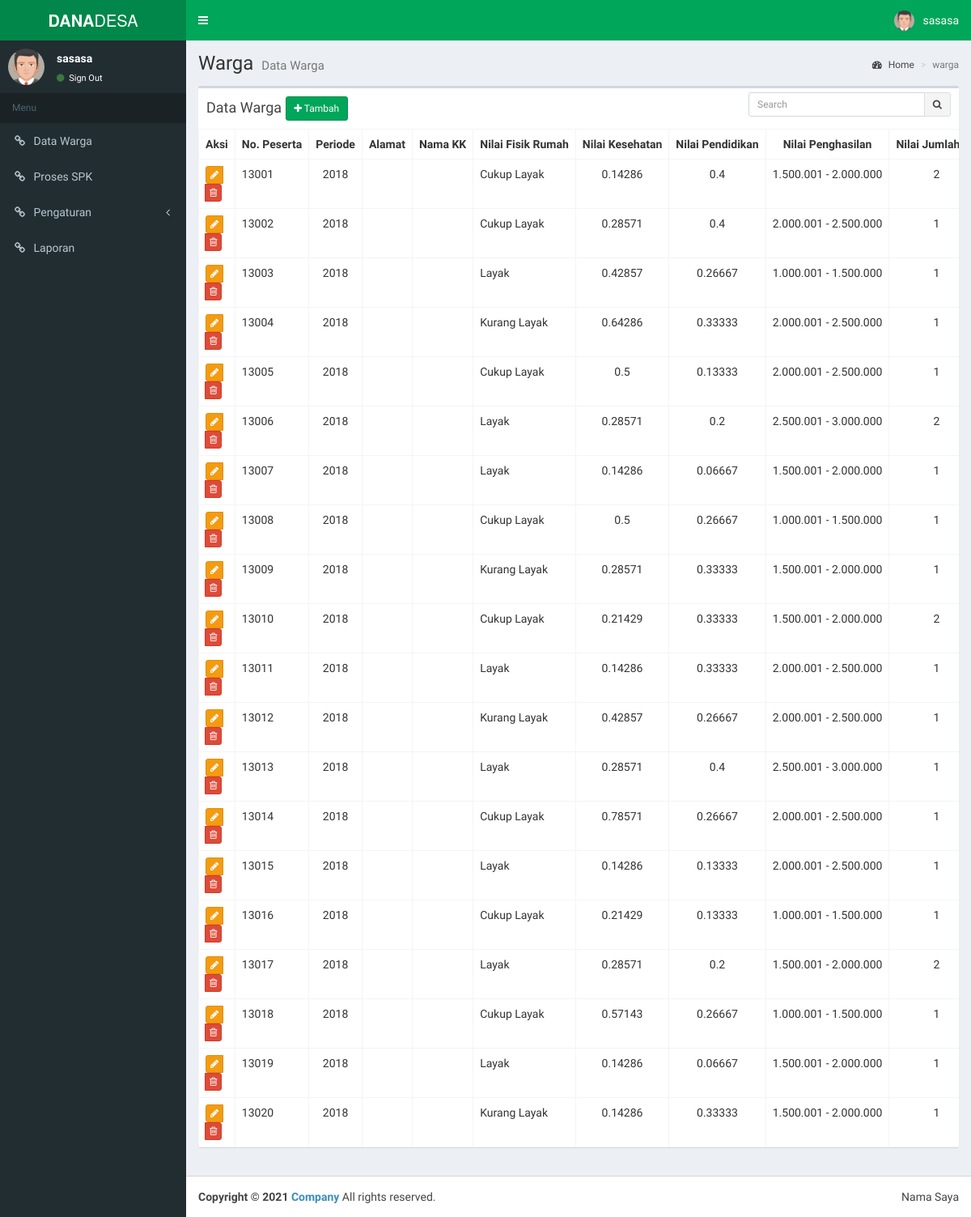
The app's page /pages/warga/index.php (signed in) with its own data.
### tables this page shows
CREATE TABLE `data_warga`  (
  `no_peserta` varchar(10) NOT NULL,
  `id_periode` int(2) NULL DEFAULT NULL,
  `alamat` text NULL,
  `desa` varchar(30) NULL DEFAULT NULL,
  `nama_kk` varchar(30) NULL DEFAULT NULL,
  `nilai_fisik_rumah` double NULL DEFAULT NULL,
  `nilai_kesehatan` double NULL DEFAULT NULL,
  `nilai_pendidikan` double NULL DEFAULT NULL,
  `nilai_penghasilan` double NULL DEFAULT NULL,
  `nilai_jumlah_kk` double NULL DEFAULT NULL,
  `nilai_kondisi_alam` double NULL DEFAULT NULL,
  PRIMARY KEY (`no_peserta`) USING BTREE,
  INDEX `FK_data_warga`(`id_periode`) USING BTREE,
  CONSTRAINT `FK_data_warga` FOREIGN KEY (`id_periode`) REFERENCES `periode` (`id_periode`) ON DELETE RESTRICT ON UPDATE RESTRICT
);

CREATE TABLE `periode`  (
  `id_periode` int(2) NOT NULL AUTO_INCREMENT,
  `tahun` year(4) NULL DEFAULT NULL,
  PRIMARY KEY (`id_periode`) USING BTREE
);

### pages/warga/index.php (the view, shortened to what this page needs)
<?php
  include '../../config/config.php';
?>
<div class="content-wrapper">
  <section class="content-header">
    <h1>
      Warga
      <small>Data Warga</small>
    </h1>
    <ol class="breadcrumb">
      <li><a href="<?php echo BASE_URL ?>"><i class="fa fa-dashboard"></i> Home</a></li>
      <li class="active">warga</li>
    </ol>
  </section>
  <section class="content">
    <div class="row">
      <div class="col-xs-12">
        <div class="box">
          <div class="box-header">
            <h3 class="box-title">Data Warga <a href="tambah.php" class="btn btn-success btn-sm"><i class="fa fa-plus"></i> Tambah</a></h3>
            <div class="box-tools">
              <form method="GET" action="index.php">
              <div class="input-group input-group-sm" style="width: 250px;">
                <input type="text" name="cari" class="form-control pull-right" value="<?php echo isset($_GET['cari'])?$_GET['cari']:"" ?>" placeholder="Search">
                <div class="input-group-btn">
                  <button type="submit" class="btn btn-default"><i class="fa fa-search"></i></button>
                </div>
              </div>
              </form>
            </div>
          </div>
          <div class="box-body table-responsive no-padding">
            <table class="table table-bordered table-hover">
              <tbody><tr>
                <th nowrap class="text-center" width="100">Aksi</th>
                <th nowrap>No. Peserta</th>
                <th nowrap class="text-center">Periode</th>
                <th nowrap>Alamat</th>
                <th nowrap>Nama KK</th>
                <th nowrap class="text-center">Nilai Fisik Rumah</th>
                <th nowrap class="text-center">Nilai Kesehatan</th>
                <th nowrap class="text-center">Nilai Pendidikan</th>
                <th nowrap class="text-center">Nilai Penghasilan</th>
                <th nowrap class="text-center">Nilai Jumlah KK</th>
              </tr>
              <?php
                  if ($_GET) {
                    $key = $_GET['cari'];
                    $q = query("SELECT * FROM data_warga a inner join periode b on a.id_periode=b.id_periode where no_peserta like '%key%' or nama_kk like '%$key%' or b.tahun like '%$key%' or alamat like '%key%'");
                    $pesan = "pencarian data warga dengan keyword <strong>$key</strong> tidak ditemukan";
                  } else {
                    $q = query("SELECT * FROM data_warga a inner join periode b on a.id_periode=b.id_periode");
                  }
                  while ($row = fetch_array($q)) :
               ?>
              <tr>
                <td nowrap class="text-center">
                  <div class="btn-group">
                    <a href="edit.php?id=<?php echo $row['no_peserta'] ?>" title="Edit" class="btn btn-xs btn-warning"><i class="fa fa-pencil"></i></a>
                    <button type="button" onclick="hapus('<?php echo $row['no_peserta'] ?>')" title="Hapus" class="btn btn-xs btn-danger"><i class="fa fa-trash-o"></i></button>
                  </div>
                </td>
                <td nowrap><?php echo $row['no_peserta'] ?></td>
                <td nowrap class="text-center"><?php echo $row['tahun'] ?></td>
                <td nowrap><?php echo $row['alamat'] ?></td>
                <td nowrap><?php echo $row['nama_kk'] ?></td>
                <td nowrap class="text-left"><?php echo fisik_rumah($row['nilai_fisik_rumah']) ?></td>
                <td nowrap class="text-center"><?php echo round($row['nilai_kesehatan'],5) ?></td>
                <td nowrap class="text-center"><?php echo round($row['nilai_pendidikan'],5) ?></td>
                <td nowrap class="text-center"><?php echo penghasilan($row['nilai_penghasilan']) ?></td>
                <td nowrap class="text-center"><?php echo round($row['nilai_jumlah_kk'],5) ?></td>
              </tr>
              <?php endwhile;
              ?>
            </tbody></table>
          </div>
        </div>
      </div>
    </div>
  </section>
</div>

### records on screen
data_warga: no_peserta "13001", id_periode.tahun "2018", nilai_fisik_rumah "Cukup Layak", nilai_kesehatan "0.14286", nilai_pendidikan "0.4", nilai_penghasilan "1.500.001 - 2.000.000", nilai_jumlah_kk "2"
data_warga: no_peserta "13002", id_periode.tahun "2018", nilai_fisik_rumah "Cukup Layak", nilai_kesehatan "0.28571", nilai_pendidikan "0.4", nilai_penghasilan "2.000.001 - 2.500.000", nilai_jumlah_kk "1"
data_warga: no_peserta "13003", id_periode.tahun "2018", nilai_fisik_rumah "Layak", nilai_kesehatan "0.42857", nilai_pendidikan "0.26667", nilai_penghasilan "1.000.001 - 1.500.000", nilai_jumlah_kk "1"
data_warga: no_peserta "13004", id_periode.tahun "2018", nilai_fisik_rumah "Kurang Layak", nilai_kesehatan "0.64286", nilai_pendidikan "0.33333", nilai_penghasilan "2.000.001 - 2.500.000", nilai_jumlah_kk "1"
data_warga: no_peserta "13005", id_periode.tahun "2018", nilai_fisik_rumah "Cukup Layak", nilai_kesehatan "0.5", nilai_pendidikan "0.13333", nilai_penghasilan "2.000.001 - 2.500.000", nilai_jumlah_kk "1"
data_warga: no_peserta "13006", id_periode.tahun "2018", nilai_fisik_rumah "Layak", nilai_kesehatan "0.28571", nilai_pendidikan "0.2", nilai_penghasilan "2.500.001 - 3.000.000", nilai_jumlah_kk "2"
data_warga: no_peserta "13007", id_periode.tahun "2018", nilai_fisik_rumah "Layak", nilai_kesehatan "0.14286", nilai_pendidikan "0.06667", nilai_penghasilan "1.500.001 - 2.000.000", nilai_jumlah_kk "1"
data_warga: no_peserta "13008", id_periode.tahun "2018", nilai_fisik_rumah "Cukup Layak", nilai_kesehatan "0.5", nilai_pendidikan "0.26667", nilai_penghasilan "1.000.001 - 1.500.000", nilai_jumlah_kk "1"
data_warga: no_peserta "13009", id_periode.tahun "2018", nilai_fisik_rumah "Kurang Layak", nilai_kesehatan "0.28571", nilai_pendidikan "0.33333", nilai_penghasilan "1.500.001 - 2.000.000", nilai_jumlah_kk "1"
data_warga: no_peserta "13010", id_periode.tahun "2018", nilai_fisik_rumah "Cukup Layak", nilai_kesehatan "0.21429", nilai_pendidikan "0.33333", nilai_penghasilan "1.500.001 - 2.000.000", nilai_jumlah_kk "2"
data_warga: no_peserta "13011", id_periode.tahun "2018", nilai_fisik_rumah "Layak", nilai_kesehatan "0.14286", nilai_pendidikan "0.33333", nilai_penghasilan "2.000.001 - 2.500.000", nilai_jumlah_kk "1"
data_warga: no_peserta "13012", id_periode.tahun "2018", nilai_fisik_rumah "Kurang Layak", nilai_kesehatan "0.42857", nilai_pendidikan "0.26667", nilai_penghasilan "2.000.001 - 2.500.000", nilai_jumlah_kk "1"
data_warga: no_peserta "13013", id_periode.tahun "2018", nilai_fisik_rumah "Layak", nilai_kesehatan "0.28571", nilai_pendidikan "0.4", nilai_penghasilan "2.500.001 - 3.000.000", nilai_jumlah_kk "1"
data_warga: no_peserta "13014", id_periode.tahun "2018", nilai_fisik_rumah "Cukup Layak", nilai_kesehatan "0.78571", nilai_pendidikan "0.26667", nilai_penghasilan "2.000.001 - 2.500.000", nilai_jumlah_kk "1"
data_warga: no_peserta "13015", id_periode.tahun "2018", nilai_fisik_rumah "Layak", nilai_kesehatan "0.14286", nilai_pendidikan "0.13333", nilai_penghasilan "2.000.001 - 2.500.000", nilai_jumlah_kk "1"
data_warga: no_peserta "13016", id_periode.tahun "2018", nilai_fisik_rumah "Cukup Layak", nilai_kesehatan "0.21429", nilai_pendidikan "0.13333", nilai_penghasilan "1.000.001 - 1.500.000", nilai_jumlah_kk "1"
data_warga: no_peserta "13017", id_periode.tahun "2018", nilai_fisik_rumah "Layak", nilai_kesehatan "0.28571", nilai_pendidikan "0.2", nilai_penghasilan "1.500.001 - 2.000.000", nilai_jumlah_kk "2"
data_warga: no_peserta "13018", id_periode.tahun "2018", nilai_fisik_rumah "Cukup Layak", nilai_kesehatan "0.57143", nilai_pendidikan "0.26667", nilai_penghasilan "1.000.001 - 1.500.000", nilai_jumlah_kk "1"
data_warga: no_peserta "13019", id_periode.tahun "2018", nilai_fisik_rumah "Layak", nilai_kesehatan "0.14286", nilai_pendidikan "0.06667", nilai_penghasilan "1.500.001 - 2.000.000", nilai_jumlah_kk "1"
data_warga: no_peserta "13020", id_periode.tahun "2018", nilai_fisik_rumah "Kurang Layak", nilai_kesehatan "0.14286", nilai_pendidikan "0.33333", nilai_penghasilan "1.500.001 - 2.000.000", nilai_jumlah_kk "1"

### other values on screen
$_SESSION["nama"] "sasasa"
